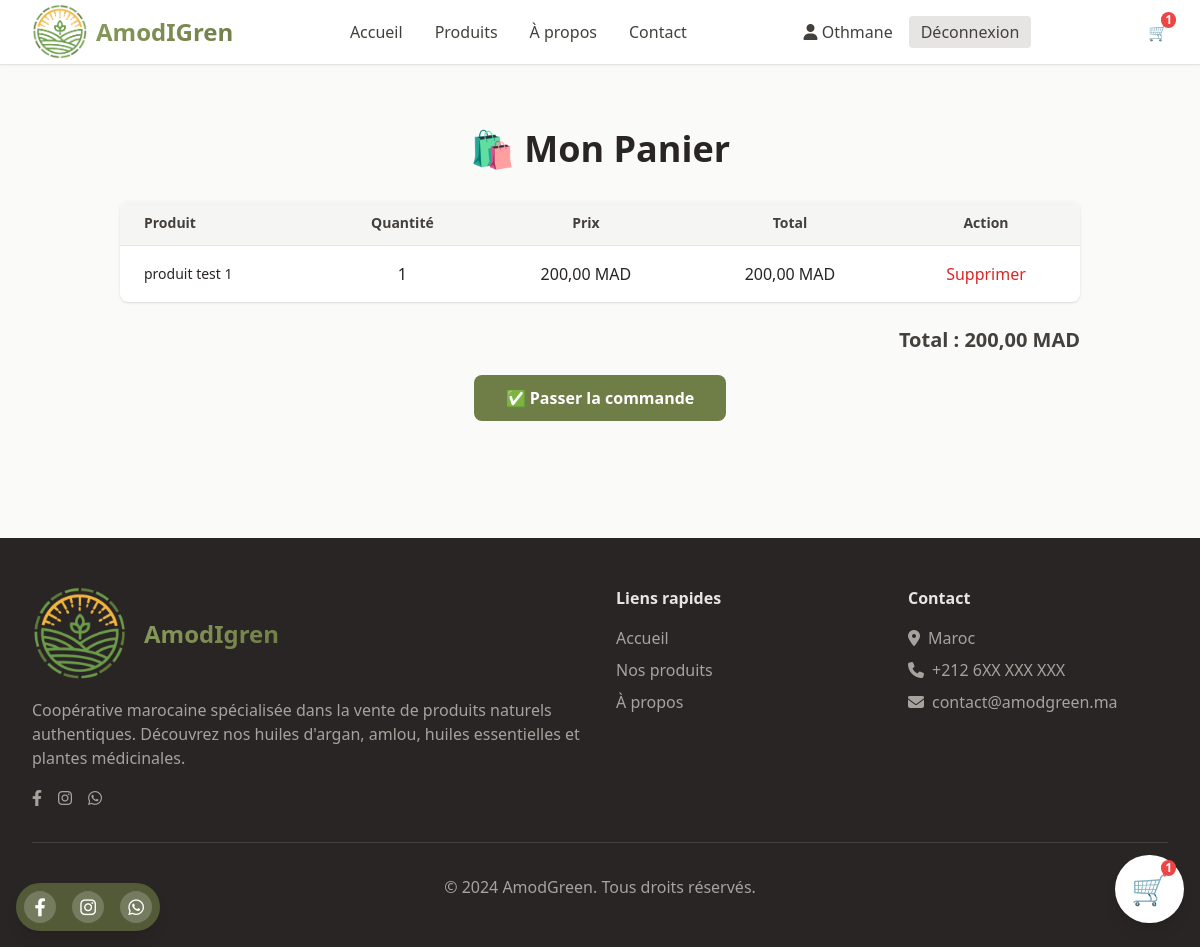
The app's page /ar/cart/ (signed in), older data.
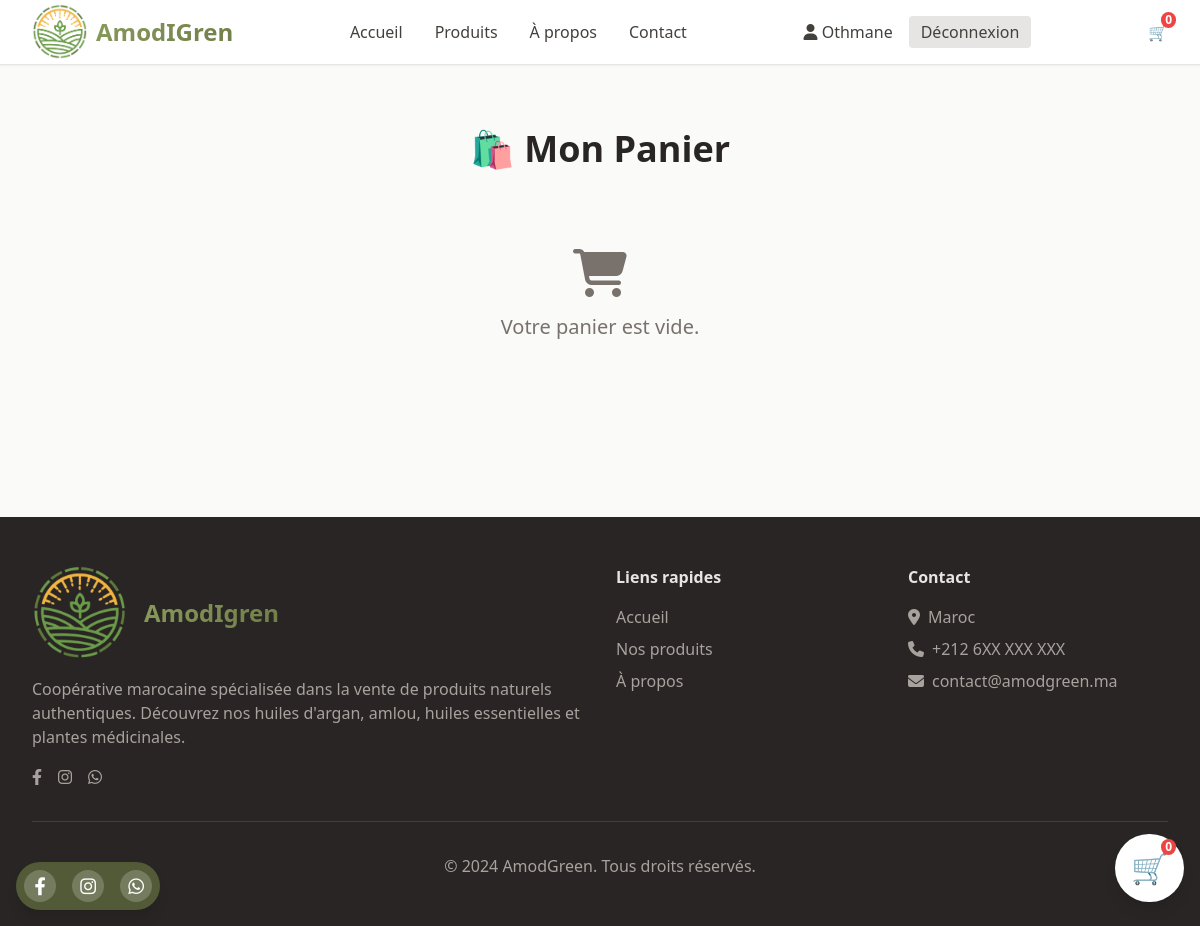
The same page, newer data.
### store/models.py (models this page shows, shortened)
class CartItem(models.Model):
    cart = models.ForeignKey(Cart, on_delete=models.CASCADE, related_name='items')
    product = models.ForeignKey(Product, on_delete=models.CASCADE)
    quantity = models.PositiveIntegerField(default=1)
    def total_price(self):
        return self.product.price * self.quantity

class Product(models.Model):
    name = models.CharField(max_length=200, verbose_name="Nom du produit")
    name_ar = models.CharField(max_length=200, blank=True, verbose_name="Nom (Arabe)")
    description = models.TextField(verbose_name="Description")
    description_ar = models.TextField(blank=True, verbose_name="Description (Arabe)")
    ingredients = models.TextField(blank=True, verbose_name="Ingrédients")
    ingredients_ar = models.TextField(blank=True, verbose_name="Ingrédients (Arabe)")
    price = models.DecimalField(max_digits=10, decimal_places=2, verbose_name="Prix (MAD)")
    image = models.ImageField(upload_to='products/', verbose_name="Image principale")
    category = models.ForeignKey(Category, on_delete=models.CASCADE, verbose_name="Catégorie")
    is_available = models.BooleanField(default=True, verbose_name="Disponible")
    created_at = models.DateTimeField(auto_now_add=True)
    updated_at = models.DateTimeField(auto_now=True)
    class Meta:
        verbose_name = "Produit"
        verbose_name_plural = "Produits"
        ordering = ['-created_at']

class Cart(models.Model):
    user = models.ForeignKey(CustomUser, on_delete=models.CASCADE, null=True, blank=True)
    session_key = models.CharField(max_length=40, null=True, blank=True)
    created_at = models.DateTimeField(auto_now_add=True)
    def total_price(self):
        return sum(item.total_price() for item in self.items.all())

### store/views_cart.py (the view)
# urls.py: path('cart/', views_cart.view_cart, name='view_cart'),
def view_cart(request):
    cart = get_or_create_cart(request)
    return render(request, 'store/cart.html', {'cart': cart})

### store/context_processors.py (called while the page is built)
def cart_count(request):
    cart = get_or_create_cart(request)
    return {'cart_count': cart.items.count()}

### store/utils.py (called while the page is built)
def get_or_create_cart(request):
    if request.user.is_authenticated:
        cart, created = Cart.objects.get_or_create(user=request.user)
    else:
        if not request.session.session_key:
            request.session.create()
        session_key = request.session.session_key
        cart, created = Cart.objects.get_or_create(session_key=session_key, user=None)
    return cart

### templates/store/cart.html (shortened to what this page needs)
{% extends 'base.html' %}
{% block content %}
<section class="py-16 bg-stone-50">
    <div class="max-w-5xl mx-auto px-4 sm:px-6 lg:px-8">
        <h1 class="text-3xl md:text-4xl font-bold text-stone-800 mb-8 text-center">🛍️ Mon Panier</h1>
        {% if cart.items.all %}
            <div class="bg-white rounded-lg shadow overflow-x-auto">
                <table class="min-w-full divide-y divide-stone-200">
                    <thead class="bg-stone-100">
                        <tr>
                            <th class="px-6 py-3 text-left text-sm font-semibold text-stone-700">Produit</th>
                            <th class="px-6 py-3 text-center text-sm font-semibold text-stone-700">Quantité</th>
                            <th class="px-6 py-3 text-center text-sm font-semibold text-stone-700">Prix</th>
                            <th class="px-6 py-3 text-center text-sm font-semibold text-stone-700">Total</th>
                            <th class="px-6 py-3 text-center text-sm font-semibold text-stone-700">Action</th>
                        </tr>
                    </thead>
                    <tbody class="divide-y divide-stone-200">
                        {% for item in cart.items.all %}
                        <tr>
                            <td class="px-6 py-4 whitespace-nowrap text-sm text-stone-800">{{ item.product.name }}</td>
                            <td class="px-6 py-4 text-center">{{ item.quantity }}</td>
                            <td class="px-6 py-4 text-center">{{ item.product.price }} MAD</td>
                            <td class="px-6 py-4 text-center">{{ item.total_price }} MAD</td>
                            <td class="px-6 py-4 text-center">
                                <a href="{% url 'remove_from_cart' item.id %}" class="text-red-600 hover:underline">
                                    Supprimer
                                </a>
                            </td>
                        </tr>
                        {% endfor %}
                    </tbody>
                </table>
            </div>
            <div class="text-right mt-6 text-xl font-semibold text-stone-700">
                Total : {{ cart.total_price }} MAD
            </div>
            <div class="text-center mt-8">
                <a href="{% url 'cart_summary' %}" class="bg-olive-600 hover:bg-olive-700 text-white px-8 py-3 rounded-lg font-semibold transition-colors">
                    ✅ Passer la commande
                </a>
            </div>
        {% else %}
            <div class="text-center py-12 text-stone-500">
                <i class="fas fa-shopping-cart text-5xl mb-4"></i>
                <p class="text-xl">Votre panier est vide.</p>
            </div>
        {% endif %}
    </div>
</section>
{% endblock %}

### templates/base.html (shortened to what the changed rows need)
{% load static %}
<!DOCTYPE html>
<html lang="fr" class="h-full">
<head>
    <link rel="stylesheet" href="https://cdnjs.cloudflare.com/ajax/libs/font-awesome/6.4.0/css/all.min.css">
    <link href="{% static 'css/main.css' %}" rel="stylesheet" />
    <link rel="stylesheet" href="https://cdn.jsdelivr.net/npm/bootstrap-icons@1.10.5/font/bootstrap-icons.css" />
</head>
<body class="min-h-full bg-stone-50 text-stone-800">
    <nav class="bg-white shadow-sm border-b border-stone-200 sticky top-0 z-50">
        <div class="max-w-7xl mx-auto px-4 sm:px-6 lg:px-8">
            <div class="flex justify-between items-center h-16">
                <div class="hidden sm:flex items-center space-x-6">
                    <a href="{% url 'view_cart' %}" class="relative text-gray-700 hover:text-green-700">
                        🛒
                        <span
                            class="absolute -top-2 -right-2 bg-red-500 text-white text-xs font-bold rounded-full px-1">
                            {{ cart_count|default:0 }}
                        </span>
                    </a>
                </div>
                <div class="fixed bottom-6 right-4 z-50 bg-white p-3 sm:p-4 rounded-full shadow-lg">
                    <a href="{% url 'view_cart' %}"
                        class="relative text-gray-700 hover:text-green-700 text-2xl sm:text-3xl">
                        🛒
                        <span id="cart-count"
                            class="absolute -top-2 -right-2 bg-red-500 text-white text-xs font-bold rounded-full px-1">
                            {{ cart_count|default:0 }}
                        </span>
                    </a>
                </div>
            </div>
        </div>
    </nav>
    <main>
        {% block content %}
        {% endblock %}
    </main>
</body>
</html>

Row changes from the older to the newer data that the page shows:
removed CartItem: product.name "produit test 1", quantity "1", product.price "200,00", total_price "200,00"
no longer on this page (row unchanged): Cart: total_price "200,00"
Text that changed along with them:
{{ cart_count|default:0 }}: "1" → "0"
text no longer shown: "Produit Quantité Prix Total Action Total : MAD ✅ Passer la commande"
text now shown: "Votre panier est vide."
